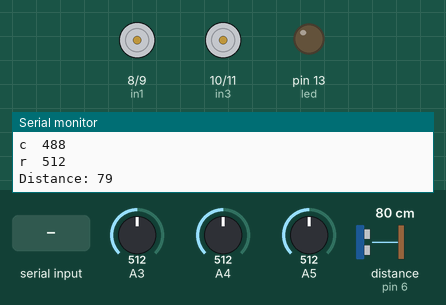
Simulated run of this sketch. Board: Arduino Uno, built with avr-gcc and run on an emulated ATmega328P. Shown: motor-driver pin pairs drawn as motors (green arrow = first pin HIGH = forward, orange = second pin HIGH = backward, longer = more drive), output pins drawn as LEDs (lit = HIGH), the last lines printed to the serial monitor. Wiring (inferred from the names in the program): ultrasonic range finder: trigger pin 2; echo pin 6. The inputs (shaded band) are chosen by the test bench; at power-on: A5 = 512, A4 = 512, A3 = 512, distance to the obstacle (sensor on pin 6) 80 cm. The echo pulse lasts 58.3 µs per cm; pins used as bus, display or sensor lines are not drawn.

Above: at 1.2 s.
1.3 s: "L" received over Serial
At 1.9 s:
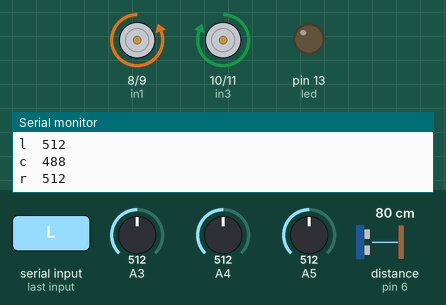
2.8 s: "V" received over Serial
At 3.8 s:
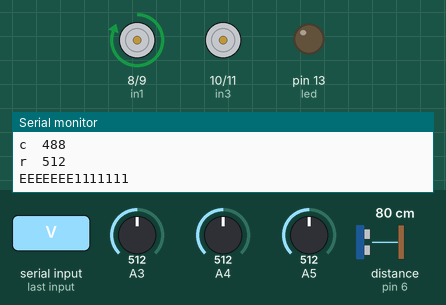
4.3 s: A5 set to 487
At 5.4 s:
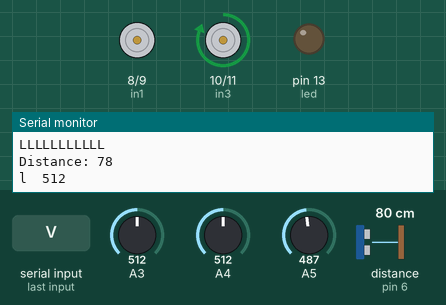
5.8 s: A4 set to 314
7.4 s: A4 set to 284
At 8.1 s:
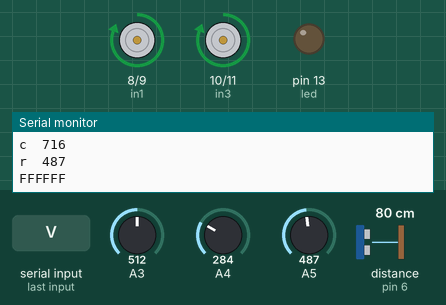
8.9 s: "R" received over Serial
At 9.6 s:
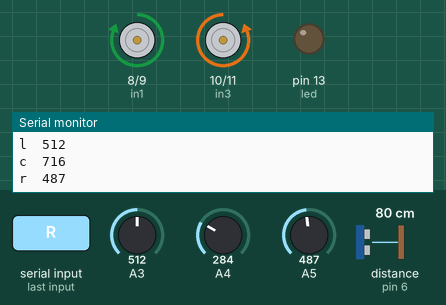
Timing chart, 0 to 11.4 s (numbered marks = the images above; inputs shaded):
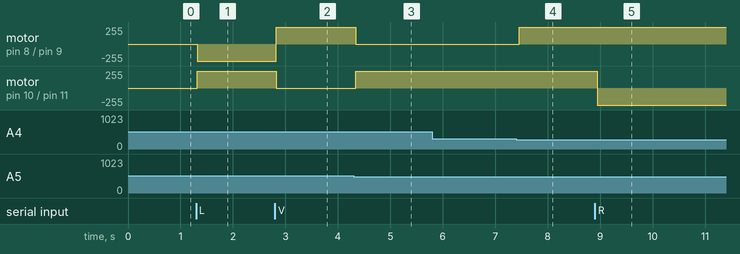

Measured:
- the behaviour switches between 500 and 499 on A5 (found by bisection; images 2 and 3)
- the behaviour switches between 300 and 299 on A4 (found by bisection; images 3 and 4)
- after the input at 1.3 s, motor on pin 8 (in1) / pin 9 (in2): stopped → backward 255/255 at once; motor on pin 10 (in3) / pin 11 (in4): stopped → forward 255/255 at once
- after the input at 2.8 s, motor on pin 8 (in1) / pin 9 (in2): backward 255/255 → forward 255/255 at once; motor on pin 10 (in3) / pin 11 (in4): forward 255/255 → stopped at once
- after the input at 4.3 s, motor on pin 8 (in1) / pin 9 (in2): forward 255/255 → stopped at once; motor on pin 10 (in3) / pin 11 (in4): stopped → forward 255/255 at once
- after the input at 7.4 s, motor on pin 8 (in1) / pin 9 (in2): stopped → forward 255/255 after 0.06 s
- after the input at 8.9 s, motor on pin 10 (in3) / pin 11 (in4): forward 255/255 → backward 255/255 at once

The sketch:

Final___obstacle_avoidance.ino
```cpp
#include <elapsedMillis.h>


//motor A

#define in1 8
#define in2 9
//motor b

#define in3 10
#define in4 11
int r, c, l ;
const int trigPin = 2;
const int echoPin = 6;
int led = 13;
int h=1;
int S1=5 , S2=3;//Capital S
long duration;
int distance;
char estado ;
unsigned int interval = 500;
  elapsedMillis timeElapsed;
void setup() {
Serial.begin(9600);
pinMode(S1,OUTPUT);
pinMode(S2,OUTPUT);
pinMode(A3,INPUT);
  pinMode(A4,INPUT);
  pinMode(A5,INPUT);
 pinMode(in1, OUTPUT);
  pinMode(in2, OUTPUT);
  pinMode(in3, OUTPUT);
  pinMode(in4, OUTPUT);
  pinMode(led, OUTPUT);
pinMode(trigPin, OUTPUT); // Sets the trigPin as an Output
pinMode(echoPin, INPUT); // Sets the echoPin as an Input

}
void loop() {
// Clears the trigPin
digitalWrite(trigPin, LOW);
delayMicroseconds(2);
// Sets the trigPin on HIGH state for 10 micro seconds
digitalWrite(trigPin, HIGH);
delayMicroseconds(10);
digitalWrite(trigPin, LOW);
// Reads the echoPin, returns the sound wave travel time in microseconds
duration = pulseIn(echoPin, HIGH);
// Calculating the distance
distance= duration*0.034/2;
// Prints the distance on the Serial Monitor
Serial.print("Distance: ");
Serial.println(distance);
digitalWrite(led,LOW);
l=analogRead(A3);
c=1000-analogRead(A4);
r=analogRead(A5);
 Serial.print("l  ");
    Serial.println(analogRead(A3));
  Serial.print("c  ");
  Serial.println(1000-analogRead(A4));
  Serial.print("r  ");
  Serial.println(analogRead(A5));


if(Serial.available()>0){
estado = Serial.read();
Serial.println("bt " + estado);
}

if(estado=='L'){
 Max();
left ();

}

else if (estado=='R'){
  Max();
right ();

}
else if(estado=='F')
{
  Max();
forward ();

if (distance<=18)
 {


   while(timeElapsed<interval)
   {
  digitalWrite(13, HIGH);
  back();
   delay(500);
  right();
    delay(300);
   forward();
    delay(500);
    left();
   delay(300);
    forward();
   delay(1000);
    left();
    delay(300);
    forward();
    delay(500);
    right();
    delay(300);
   }

   timeElapsed=0;
    digitalWrite(led,LOW);
 Stop();


  }
}
else if (estado=='B')
{
  Max();
back();
}
else if (estado=='V')
{

lf ();

  }

else
{
  Stop();
  }
}


void Max()
{
  analogWrite(S1,255);
  analogWrite(S2,255);
  }

  void forward ()
    {

     digitalWrite(in1, HIGH);
  digitalWrite(in2, LOW);
  digitalWrite(in3, HIGH);
  digitalWrite(in4, LOW);}
      void back ()
    {

      digitalWrite(in1, LOW);
  digitalWrite(in2,HIGH);
  digitalWrite(in3, LOW);
  digitalWrite(in4, HIGH);}
      void right ()
    {

      digitalWrite(in1, HIGH);
 digitalWrite(in2, LOW);
 digitalWrite(in3, LOW);
 digitalWrite(in4, HIGH);}


      void left ()
 {

     digitalWrite(in1, LOW);
  digitalWrite(in2, HIGH);
  digitalWrite(in3, HIGH);
  digitalWrite(in4, LOW);}


      void Stop ()                //care to 's' char in stop ----> capital
{
     digitalWrite(in1, LOW);
  digitalWrite(in2, LOW);
  digitalWrite(in3, LOW);
  digitalWrite(in4, LOW);}


 void lf ()
   {
      if(c > 700 && r < 700 && l < 700)
  {
   /* if (timeElapsed<interval)
    {
    analogWrite(S1,(5+timeElapsed/10));
    analogWrite(S2,(5+timeElapsed/10));
    }
    else if ((timeElapsed/10)>250)
     {
    analogWrite(S1,255);
    analogWrite(S2,255);
    }*/

      analogWrite(S1,230); analogWrite(S2,230);
    h=1;
    forward();
     Serial.println("FFFFFF");
  }
 else if(r > 500 && c < 500 && l < 500)
  {
   analogWrite(S1,185); analogWrite(S2,185);
  h=2;
   digitalWrite(in1, HIGH);
 digitalWrite(in2, LOW);
 digitalWrite(in3, LOW);
 digitalWrite(in4, LOW);
 Serial.println("RRRRRRRR");

  }


  else if(l > 500 && c<500 && r <500)
  {
     analogWrite(S1,185); analogWrite(S2,185);
   h=3;
  digitalWrite(in1, LOW);
  digitalWrite(in2, LOW);
  digitalWrite(in3, HIGH);
  digitalWrite(in4, LOW);
    Serial.println("LLLLLLLLLLL");
   }
 else if ( l + r + c > 2000)
 {
       analogWrite(S1,230); analogWrite(S2,230);
  h=1;
  forward();
  Serial.println("AAAAAAAAAAA");
  }

  else
  {
    if (h==1)
    { analogWrite(S1,185); analogWrite(S2,185);digitalWrite(in1, HIGH); digitalWrite(in2, LOW); digitalWrite(in3, LOW); digitalWrite(in4, LOW);Serial.println("EEEEEEE1111111");}
    if (h==2)
    { analogWrite(S1,185); analogWrite(S2,185); digitalWrite(in1, HIGH); digitalWrite(in2, LOW); digitalWrite(in3, LOW); digitalWrite(in4, LOW);Serial.println("EEEEEEEEEE222222222");}
    if (h==3)
    { analogWrite(S1,185); analogWrite(S2,185); digitalWrite(in1, LOW); digitalWrite(in2, LOW); digitalWrite(in3, HIGH); digitalWrite(in4, LOW);Serial.println("EEEEEEEE3333333333");}
}

  }
```
